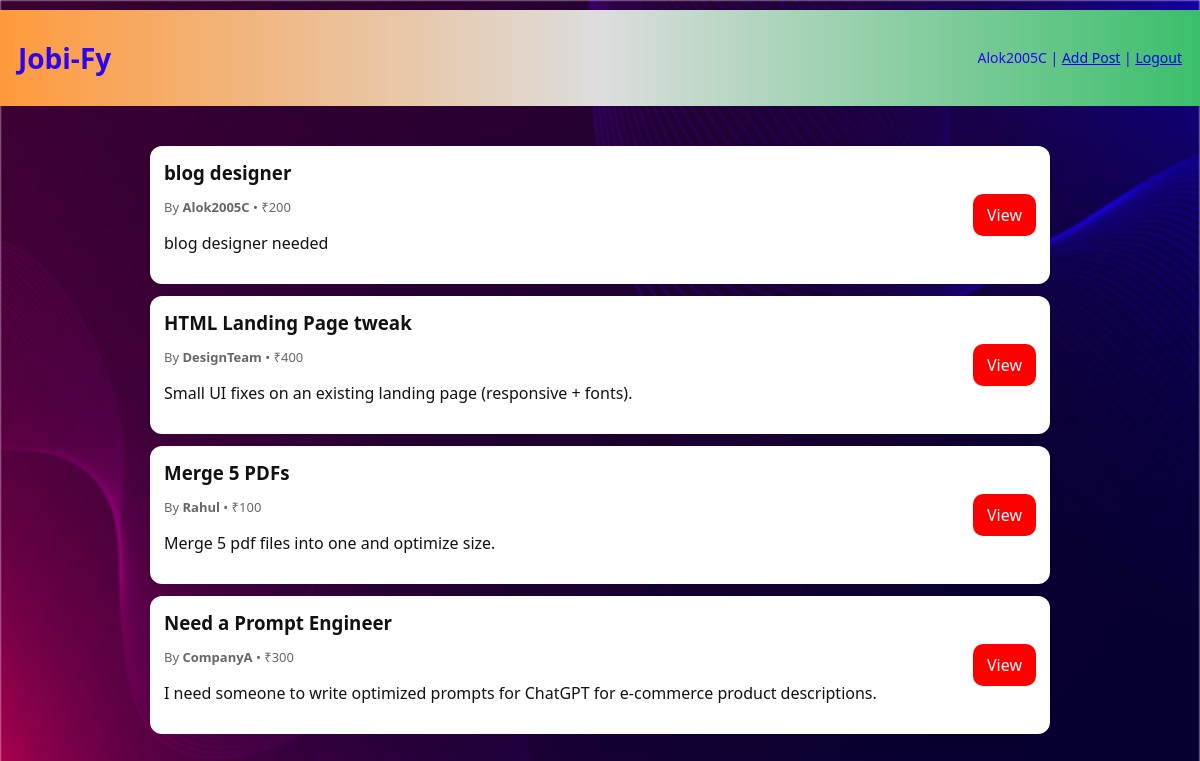
Screenshot of /home (signed in) with the database file from the repository.
### tables this page shows
CREATE TABLE posts (
                    id INTEGER PRIMARY KEY AUTOINCREMENT,
                    title TEXT,
                    description TEXT,
                    skills TEXT,
                    amount INTEGER,
                    author TEXT
                    );

### app.py (the view)
@app.route('/home')
def home():
    if 'user' not in session:
        return redirect(url_for('index'))
    conn = get_db_connection()
    posts = conn.execute("SELECT * FROM posts ORDER BY id DESC").fetchall()
    conn.close()
    return render_template('home.html', posts=posts, user=session['user'])

### app.py (called while the page is built)
def get_db_connection():
    conn = sqlite3.connect(DB_PATH)
    conn.row_factory = sqlite3.Row
    return conn

### templates/home.html (shortened to what this page needs)
<!DOCTYPE html>
<html>
<head>
  <link rel="stylesheet" href="{{ url_for('static', filename='style.css') }}">
</head>
<body>
  <header class="topbar small">
    <h1>Jobi-Fy</h1>
    <div class="right">
      <span>{{ user }}</span> | <a href="/create_post">Add Post</a> | <a href="/logout">Logout</a>
    </div>
  </header>
  <div class="feed">
    {% for p in posts %}
      <div class="post-card">
        <div class="post-left">
          <h3>{{ p['title'] }}</h3>
          <p class="meta">By <b>{{ p['author'] }}</b> • ₹{{ p['amount'] }}</p>
          <p>{{ p['description'][:140] }}{% if p['description']|length > 140 %}...{% endif %}</p>
        </div>
        <div class="post-right">
          <a class="btn" href="{{ url_for('post_detail', post_id=p['id']) }}">View</a>
        </div>
      </div>
    {% else %}
      <p>No posts yet.</p>
    {% endfor %}
  </div>
</body>
</html>

### static/style.css (style rules this page uses)
body::before { content: ""; position: fixed; top: 0; left: 0; width: 100%; height: 100%; background: url('6600674_3334896.jpg') no-repeat center center/cover; filter: blur(1px); z-index: -1; }
body { font-family: 'Segoe UI', Roboto, Arial; margin:0; background:#f6f1ef; color:#111; }
.topbar { background: linear-gradient(90deg,#ff9a3c,#ddd,#3bbf6b); padding:18px; display:flex; align-items:center; justify-content:space-between; color:rgb(0, 15, 68); }
.topbar.small { padding:10px 18px; font-size:14px; }
.btn { background:#ff0000; color:white; border:none; padding:10px 14px; border-radius:10px; cursor:pointer; text-decoration:none; display:inline-block; }
.small { margin-top:10px; font-size:13px; color:#2d06f1; }
.feed { padding:20px; max-width:900px; margin:20px auto; }
.post-card { background:#fff; border-radius:12px; padding:14px; display:flex; justify-content:space-between; margin-bottom:12px; box-shadow:0 6px 18px rgba(0,0,0,0.05); }
.post-left h3 { margin:0 0 8px 0; }
.post-left .meta { color:#666; font-size:13px; margin-bottom:8px; }
.post-right { display:flex; align-items:center; }

### rows the page displays
posts: author "Alok2005C", title "blog designer", amount "200", description "blog designer needed"
posts: title "HTML Landing Page tweak", author "DesignTeam", amount "400", description "Small UI fixes on an existing landing page (responsive + fonts)."
posts: title "Merge 5 PDFs", author "Rahul", amount "100", description "Merge 5 pdf files into one and optimize size."
posts: title "Need a Prompt Engineer", author "CompanyA", amount "300", description "I need someone to write optimized prompts for ChatGPT for e-commerce product descriptions."
